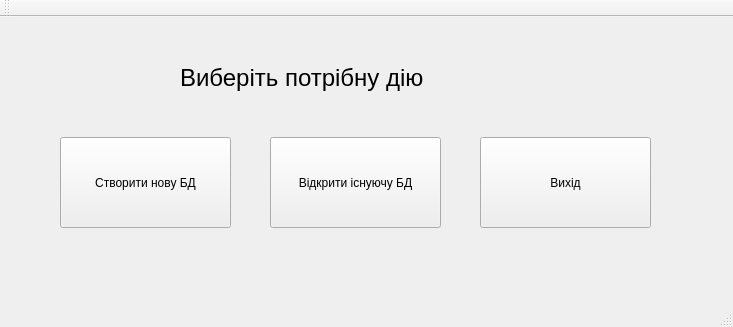
<?xml version="1.0" encoding="UTF-8"?>
<ui version="4.0">
 <class>MainWindow</class>
 <widget class="QMainWindow" name="MainWindow">
  <property name="geometry">
   <rect>
    <x>0</x>
    <y>0</y>
    <width>733</width>
    <height>327</height>
   </rect>
  </property>
  <property name="windowTitle">
   <string>Inf Tech Lab</string>
  </property>
  <widget class="QWidget" name="centralWidget">
   <widget class="QPushButton" name="CreateDB_button">
    <property name="geometry">
     <rect>
      <x>60</x>
      <y>120</y>
      <width>171</width>
      <height>91</height>
     </rect>
    </property>
    <property name="text">
     <string>Створити нову БД</string>
    </property>
   </widget>
   <widget class="QPushButton" name="OpenDB_button">
    <property name="geometry">
     <rect>
      <x>270</x>
      <y>120</y>
      <width>171</width>
      <height>91</height>
     </rect>
    </property>
    <property name="text">
     <string>Відкрити існуючу БД</string>
    </property>
   </widget>
   <widget class="QPushButton" name="Close_button">
    <property name="geometry">
     <rect>
      <x>480</x>
      <y>120</y>
      <width>171</width>
      <height>91</height>
     </rect>
    </property>
    <property name="text">
     <string>Вихід</string>
    </property>
   </widget>
   <widget class="QLabel" name="label">
    <property name="geometry">
     <rect>
      <x>180</x>
      <y>20</y>
      <width>621</width>
      <height>81</height>
     </rect>
    </property>
    <property name="font">
     <font>
      <pointsize>18</pointsize>
     </font>
    </property>
    <property name="text">
     <string>Виберiть потрiбну дiю</string>
    </property>
   </widget>
  </widget>
  <widget class="QMenuBar" name="menuBar">
   <property name="geometry">
    <rect>
     <x>0</x>
     <y>0</y>
     <width>733</width>
     <height>26</height>
    </rect>
   </property>
  </widget>
  <widget class="QToolBar" name="mainToolBar">
   <attribute name="toolBarArea">
    <enum>TopToolBarArea</enum>
   </attribute>
   <attribute name="toolBarBreak">
    <bool>false</bool>
   </attribute>
  </widget>
  <widget class="QStatusBar" name="statusBar"/>
 </widget>
 <layoutdefault spacing="6" margin="11"/>
 <resources/>
 <connections/>
</ui>
